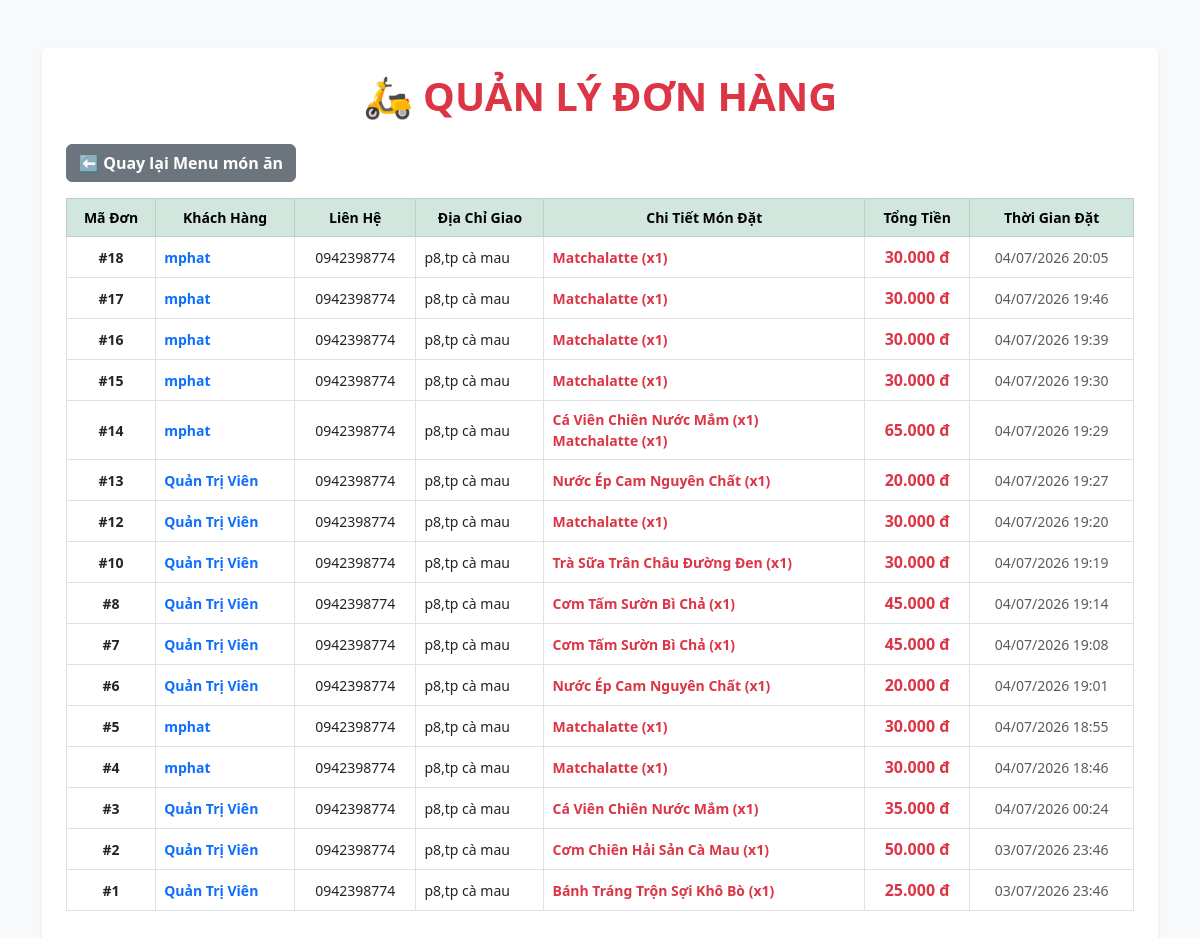
Screenshot of /admin/orders.php (signed in) with the database file from the repository.
### tables this page shows
CREATE TABLE `orders` (
  `id` int(11) NOT NULL,
  `user_id` int(11) DEFAULT NULL,
  `fullname` varchar(255) NOT NULL,
  `phone` varchar(20) NOT NULL,
  `address` text NOT NULL,
  `note` text DEFAULT NULL,
  `total_money` int(11) NOT NULL,
  `status` varchar(50) DEFAULT 'pending',
  `created_at` datetime DEFAULT current_timestamp()
);

### admin/orders.php (the view, shortened to what this page needs)
<?php
require_once '../config/database.php';
try {
    $sql = "SELECT o.*,
            (SELECT GROUP_CONCAT(CONCAT(p.name, ' (x', od.quantity, ')') SEPARATOR '<br>')
             FROM order_details od
             JOIN products p ON od.product_id = p.id
             WHERE od.order_id = o.id) as order_items
            FROM orders o
            ORDER BY o.created_at DESC";
    $stmt = $conn->query($sql);
    $orders = $stmt->fetchAll(PDO::FETCH_ASSOC);
} catch (PDOException $e) {
    $orders = [];
}
?>
<!DOCTYPE html>
<html lang="vi">
<head>
    <link href="https://cdn.jsdelivr.net/npm/bootstrap@5.3.0/dist/css/bootstrap.min.css" rel="stylesheet">
</head>
<body class="bg-light">
    <div class="container mt-5">
        <div class="card p-4 shadow-sm border-0">
            <h1 class="text-danger fw-bold text-center mb-4">🛵 QUẢN LÝ ĐƠN HÀNG</h1>
            <div class="d-flex justify-content-between mb-3">
                <a href="index.php" class="btn btn-secondary fw-bold">⬅ Quay lại Menu món ăn</a>
            </div>
            <div class="table-responsive">
                <table class="table table-bordered table-hover align-middle small">
                    <thead class="table-success text-center">
                        <tr>
                            <th>Mã Đơn</th>
                            <th>Khách Hàng</th>
                            <th>Liên Hệ</th>
                            <th>Địa Chỉ Giao</th>
                            <th>Chi Tiết Món Đặt</th>
                            <th>Tổng Tiền</th>
                            <th>Thời Gian Đặt</th>
                        </tr>
                    </thead>
                    <tbody>
                        <?php if (count($orders) > 0): ?>
                            <?php foreach ($orders as $ord): ?>
                                <tr>
                                    <td class="text-center fw-bold">#<?= $ord['id'] ?></td>
                                    <td class="fw-bold text-primary"><?= htmlspecialchars($ord['fullname']) ?></td>
                                    <td class="text-center"><?= htmlspecialchars($ord['phone']) ?></td>
                                    <td><?= htmlspecialchars($ord['address']) ?></td>
                                    <td class="text-danger fw-bold"><?= $ord['order_items'] ?? 'Chưa có chi tiết' ?></td>
                                    <td class="text-center text-danger fw-bold fs-6"><?= number_format($ord['total_money'], 0, ',', '.') ?> đ</td>
                                    <td class="text-center text-muted"><?= date('d/m/Y H:i', strtotime($ord['created_at'])) ?></td>
                                </tr>
                            <?php endforeach; ?>
                        <?php else: ?>
                            <tr><td colspan="7" class="text-center text-muted py-4">Hiện chưa có đơn hàng nào!</td></tr>
                        <?php endif; ?>
                    </tbody>
                </table>
            </div>
        </div>
    </div>
</body>
</html>

### rows the page displays
orders: id "18", fullname "mphat", phone "0942398774", address "p8,tp cà mau", order_items "Matchalatte (x1)", total_money "30.000", created_at "04/07/2026 20:05"
orders: id "17", fullname "mphat", phone "0942398774", address "p8,tp cà mau", order_items "Matchalatte (x1)", total_money "30.000", created_at "04/07/2026 19:46"
orders: id "16", fullname "mphat", phone "0942398774", address "p8,tp cà mau", order_items "Matchalatte (x1)", total_money "30.000", created_at "04/07/2026 19:39"
orders: id "15", fullname "mphat", phone "0942398774", address "p8,tp cà mau", order_items "Matchalatte (x1)", total_money "30.000", created_at "04/07/2026 19:30"
orders: id "14", fullname "mphat", phone "0942398774", address "p8,tp cà mau", order_items "Cá Viên Chiên Nước Mắm (x1) Matchalatte (x1)", total_money "65.000", created_at "04/07/2026 19:29"
orders: id "13", fullname "Quản Trị Viên", phone "0942398774", address "p8,tp cà mau", order_items "Nước Ép Cam Nguyên Chất (x1)", total_money "20.000", created_at "04/07/2026 19:27"
orders: id "12", fullname "Quản Trị Viên", phone "0942398774", address "p8,tp cà mau", order_items "Matchalatte (x1)", total_money "30.000", created_at "04/07/2026 19:20"
orders: id "10", fullname "Quản Trị Viên", phone "0942398774", address "p8,tp cà mau", order_items "Trà Sữa Trân Châu Đường Đen (x1)", total_money "30.000", created_at "04/07/2026 19:19"
orders: id "8", fullname "Quản Trị Viên", phone "0942398774", address "p8,tp cà mau", order_items "Cơm Tấm Sườn Bì Chả (x1)", total_money "45.000", created_at "04/07/2026 19:14"
orders: id "7", fullname "Quản Trị Viên", phone "0942398774", address "p8,tp cà mau", order_items "Cơm Tấm Sườn Bì Chả (x1)", total_money "45.000", created_at "04/07/2026 19:08"
orders: id "6", fullname "Quản Trị Viên", phone "0942398774", address "p8,tp cà mau", order_items "Nước Ép Cam Nguyên Chất (x1)", total_money "20.000", created_at "04/07/2026 19:01"
orders: id "5", fullname "mphat", phone "0942398774", address "p8,tp cà mau", order_items "Matchalatte (x1)", total_money "30.000", created_at "04/07/2026 18:55"
orders: id "4", fullname "mphat", phone "0942398774", address "p8,tp cà mau", order_items "Matchalatte (x1)", total_money "30.000", created_at "04/07/2026 18:46"
orders: id "3", fullname "Quản Trị Viên", phone "0942398774", address "p8,tp cà mau", order_items "Cá Viên Chiên Nước Mắm (x1)", total_money "35.000", created_at "04/07/2026 00:24"
orders: id "2", fullname "Quản Trị Viên", phone "0942398774", address "p8,tp cà mau", order_items "Cơm Chiên Hải Sản Cà Mau (x1)", total_money "50.000", created_at "03/07/2026 23:46"
orders: id "1", fullname "Quản Trị Viên", phone "0942398774", address "p8,tp cà mau", order_items "Bánh Tráng Trộn Sợi Khô Bò (x1)", total_money "25.000", created_at "03/07/2026 23:46"
